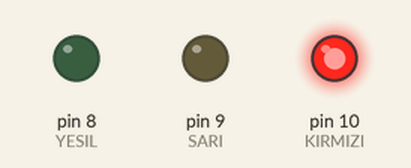
This sketch was run on a simulated Arduino Uno, built with avr-gcc and run on an emulated ATmega328P. Shown: output pins drawn as LEDs (lit = HIGH).

Above: at 1.5 s.
At 6.0 s:
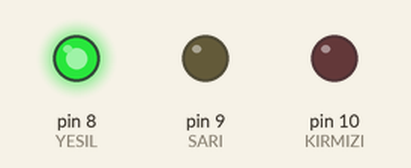
At 8.2 s:
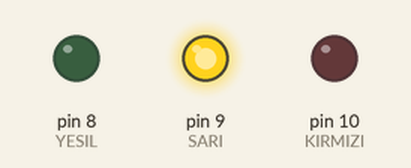
Timing chart, 0 to 11.7 s (numbered marks = the images above):
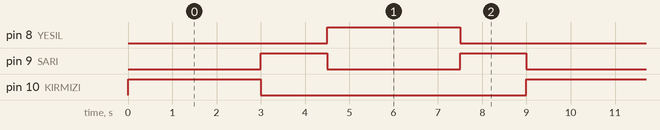

Measured:
- by itself, pin 8 (YESIL), pin 10 (KIRMIZI): alternates HIGH for 3.0 s and LOW for 6.0 s
- by itself, pin 9 (SARI): alternates HIGH for 1.5 s and LOW for 3.0 s
- by itself, everything shown: repeats every 9.0 s, in 4 steps

The sketch:

trafiklambalari.ino
```cpp
/*****************************************************************
Uygulama Adı:Arduino ile Trafik Lampası Yapımı
Kırmızı led 6
Sarı led    7
Yeşil led   8 numaralı pinlere bağlı
*/
#define KIRMIZI 10
#define SARI    9
#define YESIL   8
void IsikYak(int yananIsik,int sonuk1,int sonuk2,int milisaniye)
{
  digitalWrite(yananIsik,HIGH);
  digitalWrite(sonuk1,LOW);
  digitalWrite(sonuk2,LOW);
  delay(milisaniye);
  }
void setup() {
  pinMode(KIRMIZI,HIGH);
  pinMode(SARI,HIGH);
  pinMode(YESIL,HIGH);
}
void loop() {
  IsikYak(KIRMIZI,SARI,YESIL,3000);
  IsikYak(SARI,KIRMIZI,YESIL,1500);
  IsikYak(YESIL,KIRMIZI,SARI,3000);
  IsikYak(SARI,KIRMIZI,YESIL,1500);
}
```
